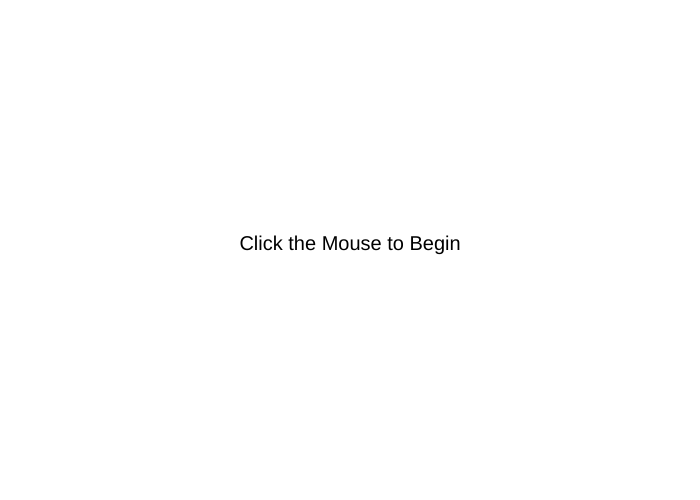
Frame 1 (no input)
Frame 60 (no input): identical to frame 1, image omitted
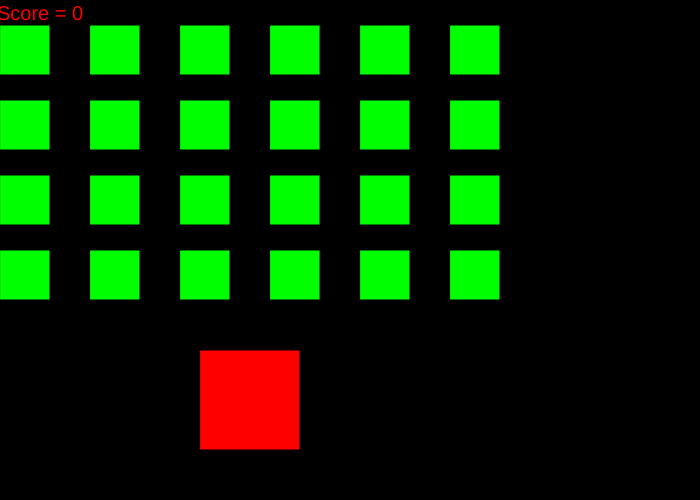
Frame 120 (the mouse pressed at the canvas centre since frame 60)

The p5.js sketch that drew these frames (run headless with seeded random() and noise() and a simulated clock; from frame 60 on, the mouse is pressed at the canvas centre):

// p5.js sketch
// ── sketch.js
//let bullet; 
let invaderImg;
let spaceshipImg; 
let enemyBullet; 
let score; 
let lives; 
let startScreen = true 
let ScreenStart = 0
let invadersArray = [];
let invadersX = [25, 115, 205, 295, 385, 475, 25, 115, 205, 295, 385, 475, 25, 115, 205, 295, 385, 475, 25, 115, 205, 295, 385, 475];
let invadersY = [50, 50, 50, 50, 50, 50, 125, 125, 125, 125, 125, 125, 200, 200, 200, 200, 200, 200, 275, 275, 275, 275, 275, 275];
let myXPos, myYPos;
let mainCharacterInfo = [];
let myUp, myDown, myLeft, myRight; // Add Borders
let bullets;


// function preload(){
    
// }

function setup(){
    createCanvas(700,500);

    // Create invaders
    for (let i = 0; i < 24; i++) {
        let temp = new Invader(invadersX[i], invadersY[i]);
        invadersArray.push(temp);
    }

    // mainCharacterInfo = new MainCharacter()

    score = 0;
    myXPos = 250;
    myYPos = 400;
    rectMode(CENTER);
}

function draw(){
    background(0);
    if (startScreen){
        Screen();
        return;
    }
    startGame();

    
}


function startGame(){
    text("Score = " + score, 40, 20);

    // Creates the invaders
    for (let i = 0; i < invadersArray.length; i++) {
        fill(0, 255, 0);
        rect(invadersArray[i].xPos, invadersArray[i].yPos, 50, 50);
    }

    // Main character
    fill(255,0,0);
    rect(myXPos, myYPos, 100, 100);
    if (keyIsDown(LEFT_ARROW)) {
        myXPos -= 3;
    }
    if (keyIsDown(RIGHT_ARROW)) {
        myXPos += 3;
    }
    
    shoot();
    
    
    
}   

function shoot(){
    if (keyIsDown(UP_ARROW)) {
        fill(255);
        text('Shooting!!!', 250, 250, 100, 100);
        bullets = new Bullet(myXPos, myYPos);
        /*
        while (bullets.yPos > 0) { // While the bullets are still on the screen
            bullets.yPos -= 3;
            
            if () {  // If the bullet borders touch the borders of the alien
                // Remove the alien
            }
            
        }
        */

    }
}

function Screen() {
    if (mouseIsPressed === true) {
        startScreen = false;
    }

    if (startScreen === true) {
    background(255);
    fill(0);
    textAlign(CENTER);
    textSize(20);
    text("Click the Mouse to Begin", width / 2, height / 2);
    
    }

}

class Invader {
    constructor(x, y) {
        this.xPos = x;
        this.yPos = y;
        this.upBorder = x - 25;
        this.downBorder = x + 25;
        this.leftBorder = x - 25;
        this.rightBorder = x + 25;
    }
}

class Bullet{
    constructor(x, y){
        this.xPos = x;
        this.yPos = y;
        
    }
}

class MainCharacter {
    constructor(x, y) {
        this.xPos = x;
        this.yPos = y;
        this.upBorder = x - 25;
        this.downBorder = x + 25;
        this.leftBorder = x - 25;
        this.rightBorder = x + 25;
    }
}
